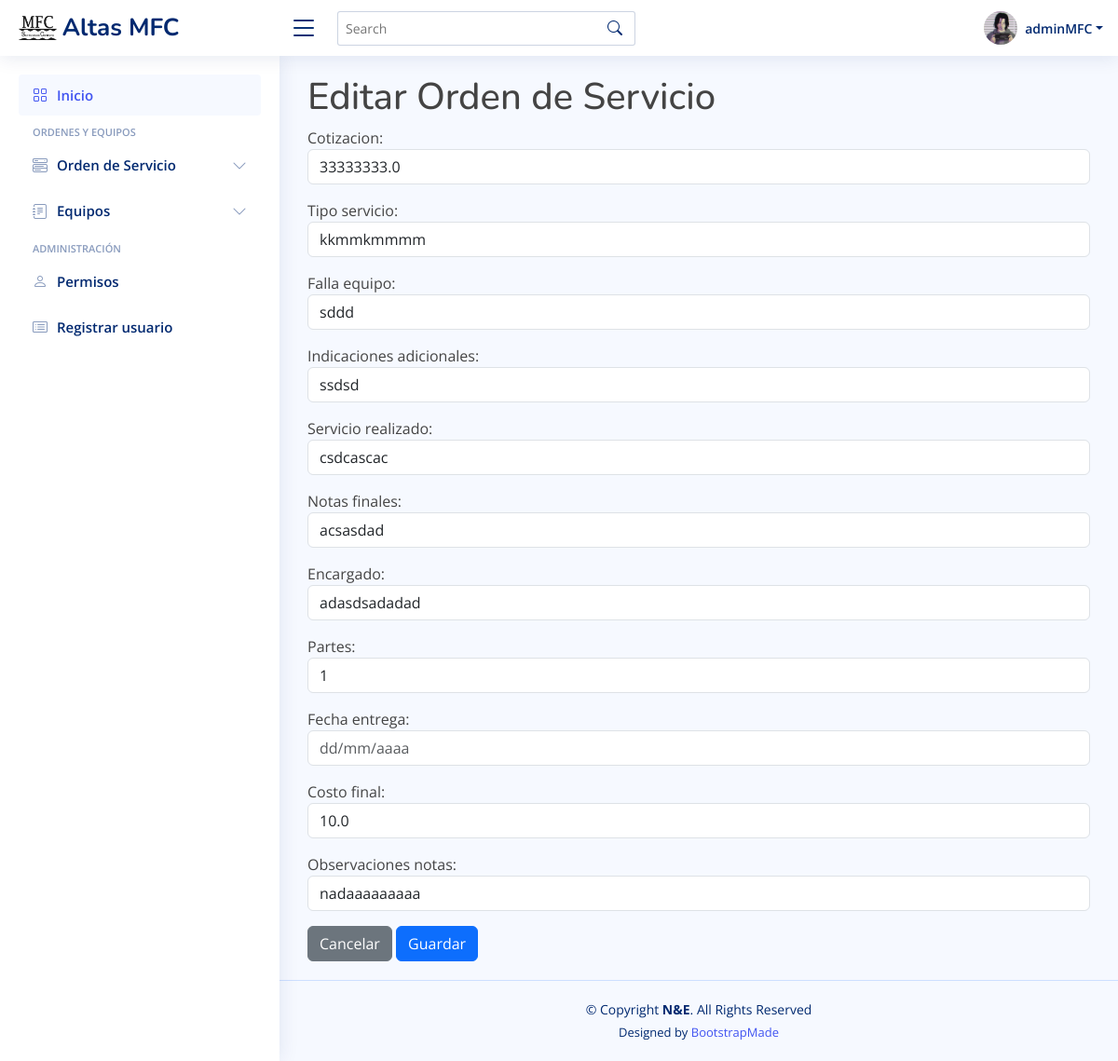
The page /servicios/editarOrden/621531213227 (signed in) on the database its author committed.
### inicio/models.py (models this page shows)
class OrdenServicio(models.Model):
    id_orden = models.AutoField(null=False, blank=False, primary_key=True)
    fecha_orden = models.DateField(null=False)
    cotizacion = models.FloatField(max_length=5)
    tipo_servicio = models.CharField(max_length=20, null=False)
    falla_equipo = models.CharField(max_length=200, null=False)
    indicaciones_adicionales = models.CharField(max_length=70, null=False)
    servicio_realizado = models.CharField(max_length=150, null=True)
    notas_finales = models.CharField(max_length=150, null=True)
    encargado = models.CharField(max_length=50, null=True)
    partes = models.CharField(max_length=70, null=True)
    fecha_entrega = models.DateField(null=True, blank=True)
    costo_final = models.FloatField(max_length=5.2, null=True)
    observaciones_notas = models.CharField(max_length=50, null=True)
    equipo = models.ForeignKey(
        Equipo, null=False, blank=False, on_delete=models.CASCADE)

### inicio/views.py (the view)
@login_required
def editar_orden(request, id_orden):
    orden = OrdenServicio.objects.get(id_orden=id_orden)
    form = FormEditarOrden(instance=orden)
    if request.method == 'POST':
        form = FormEditarOrden(request.POST,  instance=orden)
        if form.is_valid():
            form.save()
            return redirect('Servicios')
    context = {
        'form': form
    }
    return render(request, 'servicios/editar_orden.html', context)

### inicio/templates/servicios/editar_orden.html (shortened to what this page needs)
{% extends 'base.html' %}
{% block contenido %}
<h1>Editar Orden de Servicio </h1>
<form method="post" class="form">
    {{form.as_p}}
    <a class="btn btn-secondary" href="{% url 'Servicios' %}">Cancelar</a>
    <button class="btn btn-primary" type="submit">Guardar</button>
</form>
{% endblock contenido %}

### inicio/templates/base.html (shortened to what this page needs)
{% load static %}
<!DOCTYPE html>
<html lang="en">
<head>
  <link href="{% static 'vendor/bootstrap/css/bootstrap.min.css' %}" rel="stylesheet">
  <link href="{% static 'vendor/bootstrap-icons/bootstrap-icons.css' %}" rel="stylesheet">
  <link href="{% static 'vendor/boxicons/css/boxicons.min.css' %}" rel="stylesheet">
  <link href="{% static 'vendor/quill/quill.snow.css' %}" rel="stylesheet">
  <link href="{% static 'vendor/quill/quill.bubble.css' %}" rel="stylesheet">
  <link href="{% static 'vendor/remixicon/remixicon.css' %}" rel="stylesheet">
  <link href="{% static 'vendor/simple-datatables/style.css' %}" rel="stylesheet">
  <link href="{% static 'css/style.css' %}" rel="stylesheet">
</head>
<body>
  <header id="header" class="header fixed-top d-flex align-items-center">
    <div class="d-flex align-items-center justify-content-between">
      <a href="index.html" class="logo d-flex align-items-center">
        <img src="{% static 'img/logo-mfc.png' %}" alt="">
        <span class="d-none d-lg-block">Altas MFC</span>
      </a>
      <i class="bi bi-list toggle-sidebar-btn"></i>
    </div>
    <div class="search-bar">
      <form class="search-form d-flex align-items-center" method="POST" action="#">
        <input type="text" name="query" placeholder="Search" title="Enter search keyword">
        <button type="submit" title="Search"><i class="bi bi-search"></i></button>
      </form>
    </div>
    <nav class="header-nav ms-auto">
      <ul class="d-flex align-items-center">
        <li class="nav-item dropdown pe-3">
          <a class="nav-link nav-profile d-flex align-items-center pe-0" href="#" data-bs-toggle="dropdown">
            <img src="{% static 'img/perfil-prueba.jpg' %}" alt="foto-perfil" class="rounded-circle">
            <span class="d-none d-md-block dropdown-toggle ps-2">{{user}}</span>
          </a>
        </li>
      </ul>
    </nav>
  </header>
  <aside id="sidebar" class="sidebar">
    <ul class="sidebar-nav" id="sidebar-nav">
      <li class="nav-item">
        <a class="nav-link " href="{% url 'Principal' %}">
          <i class="bi bi-grid"></i>
          <span>Inicio</span>
        </a>
      </li>
      <li class="nav-heading">Ordenes y Equipos</li>
      <li class="nav-item">
        <a class="nav-link collapsed" data-bs-target="#components-nav" data-bs-toggle="collapse" href="#">
          <i class="bi bi-menu-button-wide"></i><span>Orden de Servicio</span><i class="bi bi-chevron-down ms-auto"></i>
        </a>
      </li>
      <li class="nav-item">
        <a class="nav-link collapsed" data-bs-target="#forms-nav" data-bs-toggle="collapse" href="#">
          <i class="bi bi-journal-text"></i><span>Equipos</span><i class="bi bi-chevron-down ms-auto"></i>
        </a>
      </li>
      <li class="nav-heading">Administración</li>
      <li class="nav-item">
        <a class="nav-link collapsed" href="{% url 'usuarios' %}">
          <i class="bi bi-person"></i>
          <span>Permisos</span>
        </a>
      </li>
      <li class="nav-item">
        <a class="nav-link collapsed" href="{% url 'Registrar' %}">
          <i class="bi bi-card-list"></i>
          <span>Registrar usuario</span>
        </a>
      </li>
    </ul>
  </aside>
  <main id="main" class="main">
    {% block contenido %}
    {% endblock contenido %}
  </main>
  <footer id="footer" class="footer">
    <div class="copyright">
      &copy; Copyright <strong><span>N&amp;E</span></strong>. All Rights Reserved
    </div>
    <div class="credits">
      Designed by <a href="https://bootstrapmade.com/">BootstrapMade</a>
    </div>
  </footer>
</body>
</html>

### static/css/style.css (style rules this page uses)
:root { scroll-behavior: smooth; }
body { font-family: "Open Sans", sans-serif; background: #f6f9ff; color: #444444; }
a { color: #4154f1; text-decoration: none; }
h1, h2, h3, h4, h5, h6 { font-family: "Nunito", sans-serif; }
#main { margin-top: 60px; padding: 20px 30px; transition: all 0.3s; }
.logo { line-height: 1; }
@media (min-width: 1200px) { .logo { width: 280px; } }
.logo img { max-height: 26px; margin-right: 6px; }
.logo span { font-size: 26px; font-weight: 700; color: #012970; font-family: "Nunito", sans-serif; }
.header { transition: all 0.5s; z-index: 997; height: 60px; box-shadow: 0px 2px 20px rgba(1, 41, 112, 0.1); background-color: #fff; padding-left: 20px; }
.header .toggle-sidebar-btn { font-size: 32px; padding-left: 10px; cursor: pointer; color: #012970; }
.header .search-bar { min-width: 360px; padding: 0 20px; }
.header .search-form { width: 100%; }
.header .search-form input { border: 0; font-size: 14px; color: #012970; border: 1px solid rgba(1, 41, 112, 0.2); padding: 7px 38px 7px 8px; border-radius: 3px; transition: 0.3s; width: 100%; }
.header .search-form button { border: 0; padding: 0; margin-left: -30px; background: none; }
.header .search-form button i { color: #012970; }
.header-nav ul { list-style: none; }
.header-nav>ul { margin: 0; padding: 0; }
.header-nav .nav-profile { color: #012970; }
.header-nav .nav-profile img { max-height: 36px; }
.header-nav .nav-profile span { font-size: 14px; font-weight: 600; }
.sidebar { position: fixed; top: 60px; left: 0; bottom: 0; width: 300px; z-index: 996; transition: all 0.3s; padding: 20px; overflow-y: auto; scrollbar-width: thin; scrollbar-color: #aab7cf transparent; box-shadow: 0px 0px 20px rgba(1, 41, 112, 0.1); background-color: #fff; }
@media (min-width: 1200px) { #main, #footer { margin-left: 300px; } }
.sidebar-nav { padding: 0; margin: 0; list-style: none; }
.sidebar-nav li { padding: 0; margin: 0; list-style: none; }
.sidebar-nav .nav-item { margin-bottom: 5px; }
.sidebar-nav .nav-heading { font-size: 11px; text-transform: uppercase; color: #899bbd; font-weight: 600; margin: 10px 0 5px 15px; }
.sidebar-nav .nav-link { display: flex; align-items: center; font-size: 15px; font-weight: 600; color: #4154f1; transition: 0.3; background: #f6f9ff; padding: 10px 15px; border-radius: 4px; }
.sidebar-nav .nav-link i { font-size: 16px; margin-right: 10px; color: #4154f1; }
.sidebar-nav .nav-link.collapsed { color: #012970; background: #fff; }
.sidebar-nav .nav-link.collapsed i { color: #899bbd; }
.sidebar-nav .nav-link .bi-chevron-down { margin-right: 0; transition: transform 0.2s ease-in-out; }
.footer { padding: 20px 0; font-size: 14px; transition: all 0.3s; border-top: 1px solid #cddfff; }
.footer .copyright { text-align: center; color: #012970; }
.footer .credits { padding-top: 5px; text-align: center; font-size: 13px; color: #012970; }

### rows shown on the page
OrdenServicio: cotizacion "33333333.0", tipo_servicio "kkmmkmmmm", falla_equipo "sddd", indicaciones_adicionales "ssdsd", servicio_realizado "csdcascac", notas_finales "acsasdad", encargado "adasdsadadad", partes "1", costo_final "10.0", observaciones_notas "nadaaaaaaaaa"

### other values the page prints
{{ user }} "adminMFC"
